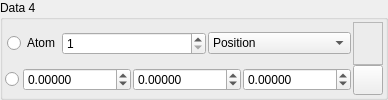
        <widget class="QGroupBox" name="Data4Group">
         <property name="sizePolicy">
          <sizepolicy hsizetype="Expanding" vsizetype="Preferred">
           <horstretch>0</horstretch>
           <verstretch>0</verstretch>
          </sizepolicy>
         </property>
         <property name="title">
          <string>Data 4</string>
         </property>
         <layout class="QHBoxLayout" name="horizontalLayout_21">
          <property name="spacing">
           <number>2</number>
          </property>
          <property name="margin">
           <number>2</number>
          </property>
          <item>
           <layout class="QGridLayout" name="gridLayout_4">
            <property name="spacing">
             <number>0</number>
            </property>
            <item row="1" column="1">
             <widget class="QPushButton" name="Data4ColourButton">
              <property name="sizePolicy">
               <sizepolicy hsizetype="Preferred" vsizetype="Preferred">
                <horstretch>0</horstretch>
                <verstretch>0</verstretch>
               </sizepolicy>
              </property>
              <property name="minimumSize">
               <size>
                <width>30</width>
                <height>30</height>
               </size>
              </property>
              <property name="maximumSize">
               <size>
                <width>30</width>
                <height>30</height>
               </size>
              </property>
              <property name="text">
               <string/>
              </property>
              <property name="icon">
               <iconset resource="icons.qrc">
                <normaloff>:/basic/icons/basic_colour.svg</normaloff>:/basic/icons/basic_colour.svg</iconset>
              </property>
              <property name="autoDefault">
               <bool>false</bool>
              </property>
             </widget>
            </item>
            <item row="1" column="0">
             <layout class="QHBoxLayout" name="horizontalLayout_14">
              <property name="spacing">
               <number>2</number>
              </property>
              <item>
               <widget class="QRadioButton" name="Data4ValueRadio">
                <property name="text">
                 <string/>
                </property>
               </widget>
              </item>
              <item>
               <widget class="QWidget" name="Data4ValueGroup" native="true">
                <property name="sizePolicy">
                 <sizepolicy hsizetype="Expanding" vsizetype="Preferred">
                  <horstretch>0</horstretch>
                  <verstretch>0</verstretch>
                 </sizepolicy>
                </property>
                <layout class="QHBoxLayout" name="horizontalLayout_15">
                 <property name="spacing">
                  <number>2</number>
                 </property>
                 <property name="margin">
                  <number>2</number>
                 </property>
                 <item>
                  <widget class="QDoubleSpinBox" name="Data4ValueXSpin">
                   <property name="sizePolicy">
                    <sizepolicy hsizetype="Expanding" vsizetype="Fixed">
                     <horstretch>0</horstretch>
                     <verstretch>0</verstretch>
                    </sizepolicy>
                   </property>
                   <property name="toolTip">
                    <string>X-coordinate of glyph data</string>
                   </property>
                   <property name="decimals">
                    <number>5</number>
                   </property>
                   <property name="minimum">
                    <double>-100000000.000000000000000</double>
                   </property>
                   <property name="maximum">
                    <double>10000000.000000000000000</double>
                   </property>
                  </widget>
                 </item>
                 <item>
                  <widget class="QDoubleSpinBox" name="Data4ValueYSpin">
                   <property name="sizePolicy">
                    <sizepolicy hsizetype="Expanding" vsizetype="Fixed">
                     <horstretch>0</horstretch>
                     <verstretch>0</verstretch>
                    </sizepolicy>
                   </property>
                   <property name="toolTip">
                    <string>Y-coordinate of glyph data</string>
                   </property>
                   <property name="decimals">
                    <number>5</number>
                   </property>
                   <property name="minimum">
                    <double>-100000000.000000000000000</double>
                   </property>
                   <property name="maximum">
                    <double>10000000.000000000000000</double>
                   </property>
                  </widget>
                 </item>
                 <item>
                  <widget class="QDoubleSpinBox" name="Data4ValueZSpin">
                   <property name="sizePolicy">
                    <sizepolicy hsizetype="Expanding" vsizetype="Fixed">
                     <horstretch>0</horstretch>
                     <verstretch>0</verstretch>
                    </sizepolicy>
                   </property>
                   <property name="toolTip">
                    <string>Z-coordinate of glyph data</string>
                   </property>
                   <property name="decimals">
                    <number>5</number>
                   </property>
                   <property name="minimum">
                    <double>-100000000.000000000000000</double>
                   </property>
                   <property name="maximum">
                    <double>10000000.000000000000000</double>
                   </property>
                  </widget>
                 </item>
                </layout>
               </widget>
              </item>
             </layout>
            </item>
            <item row="0" column="0">
             <layout class="QHBoxLayout" name="horizontalLayout_16">
              <property name="spacing">
               <number>2</number>
              </property>
              <item>
               <widget class="QWidget" name="widget_8" native="true">
                <property name="sizePolicy">
                 <sizepolicy hsizetype="Expanding" vsizetype="Preferred">
                  <horstretch>0</horstretch>
                  <verstretch>0</verstretch>
                 </sizepolicy>
                </property>
                <layout class="QHBoxLayout" name="horizontalLayout_17">
                 <property name="spacing">
                  <number>2</number>
                 </property>
                 <property name="margin">
                  <number>2</number>
                 </property>
                 <item>
                  <widget class="QRadioButton" name="Data4AtomRadio">
                   <property name="text">
                    <string>Atom</string>
                   </property>
                  </widget>
                 </item>
                 <item>
                  <widget class="QWidget" name="Data4AtomGroup" native="true">
                   <property name="sizePolicy">
                    <sizepolicy hsizetype="Expanding" vsizetype="Preferred">
                     <horstretch>0</horstretch>
                     <verstretch>0</verstretch>
                    </sizepolicy>
                   </property>
                   <layout class="QHBoxLayout" name="horizontalLayout_26">
                    <property name="spacing">
                     <number>2</number>
                    </property>
                    <property name="margin">
                     <number>0</number>
                    </property>
                    <item>
                     <widget class="QSpinBox" name="Data4AtomIdSpin">
                      <property name="minimum">
                       <number>1</number>
                      </property>
                      <property name="maximum">
                       <number>10000000</number>
                      </property>
                     </widget>
                    </item>
                    <item>
                     <widget class="QComboBox" name="Data4AtomCombo">
                      <property name="insertPolicy">
                       <enum>QComboBox::NoInsert</enum>
                      </property>
                      <item>
                       <property name="text">
                        <string>Position</string>
                       </property>
                      </item>
                      <item>
                       <property name="text">
                        <string>Force</string>
                       </property>
                      </item>
                      <item>
                       <property name="text">
                        <string>Velocity</string>
                       </property>
                      </item>
                     </widget>
                    </item>
                   </layout>
                  </widget>
                 </item>
                </layout>
               </widget>
              </item>
             </layout>
            </item>
            <item row="0" column="1">
             <widget class="TColourFrame" name="Data4ColourFrame">
              <property name="sizePolicy">
               <sizepolicy hsizetype="Preferred" vsizetype="Preferred">
                <horstretch>0</horstretch>
                <verstretch>0</verstretch>
               </sizepolicy>
              </property>
              <property name="frameShape">
               <enum>QFrame::StyledPanel</enum>
              </property>
              <property name="frameShadow">
               <enum>QFrame::Raised</enum>
              </property>
             </widget>
            </item>
           </layout>
          </item>
         </layout>
        </widget>
